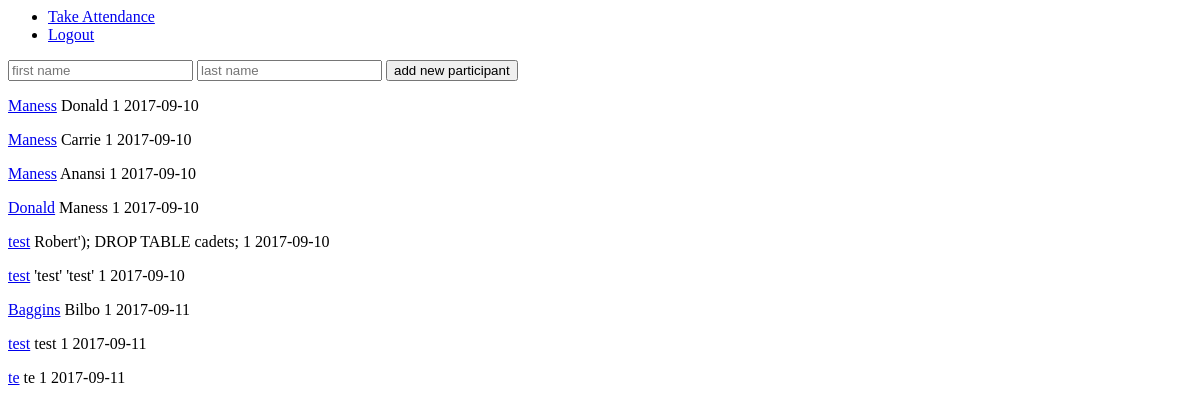
/add (signed in), run on an earlier commit of the app's database.
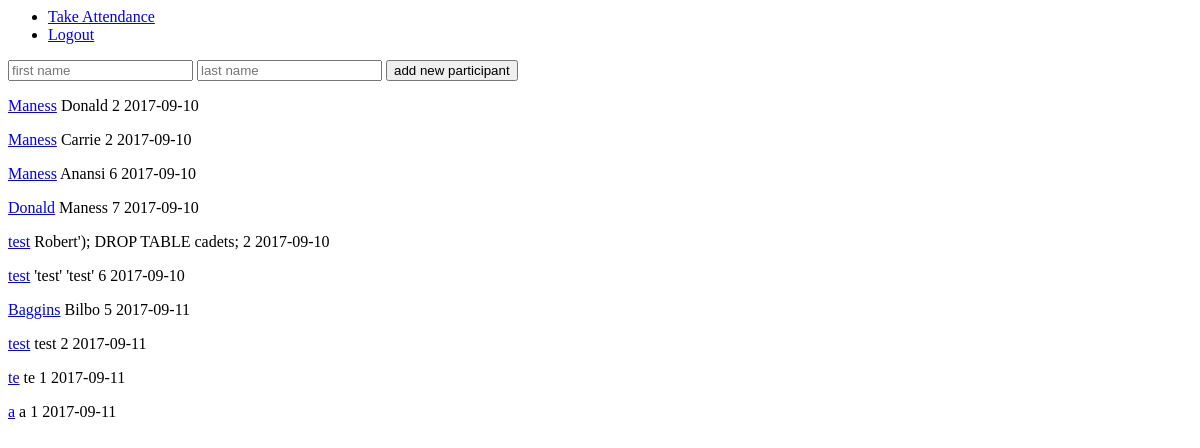
And on a later commit of the database.
### tables this page shows
CREATE TABLE cadets(id INTEGER NOT NULL PRIMARY KEY, last_name TEXT NOT NULL, first_name TEXT NOT NULL, attendance_current_rank INTEGER NOT NULL, attendance_total INTEGER NOT NULL, time INTEGER NOT NULL DEFAULT CURRENT_DATE, CONSTRAINT unq UNIQUE (last_name, first_name));

### application.py (the view)
@app.route("/add", methods=["GET", "POST"])
@login_required
def add():
    if request.method ==  "POST":
        first = request.form.get("first")
        last = request.form.get("last")
        if first == "" or last == "":
            msg = "please provide your first and last name"
            return error(msg)
        else:
            c.execute("SELECT first_name, last_name FROM cadets WHERE first_name=? AND last_name=?", (first, last))
            exists = c.fetchone()
            if exists == None:
                c.execute("INSERT INTO cadets (first_name, last_name, attendance_current_rank, attendance_total) VALUES (?, ?, 1, 1)", (first, last))
                conn.commit()
                return redirect("/add")
            else:
                msg = "this name already exists in the database"
                return error(msg)
    else:
        cadets = c.execute("SELECT * FROM cadets")
        return render_template("add.html", cadets = cadets)

### application.py (called while the page is built)
def login_required(f):
    @wraps(f)
    def decorated_function(*args, **kwargs):
        if session.get("user_id") is None:
            return redirect(url_for("login", next=request.url))
        return f(*args, **kwargs)
    return decorated_function

### templates/add.html (shortened to what this page needs)
{% extends "layout.html" %}
{% block main %}
    <form action="{{ url_for('add') }}" method="post">
        <input type="text" name="first" placeholder="first name"/>
        <input type="text" name="last" placeholder="last name"/>
        <button type="submit">add new participant</button>
    </form>
    <p>
    {% for cadet in cadets %}
        <p>
        <a href="/check_in/{{cadet.first_name}},{{cadet.last_name}}"/>{{ cadet.last_name }}</a>  {{ cadet.first_name }}  {{ cadet.attendance_current_rank }} {{ cadet.time }}
        </p>
    {% endfor %}
    </p>
{% endblock %}

What changed in the data, as far as the page shows it:
changed cadets (number 1 of 10 on the later page): attendance_current_rank "1" → "2"
changed cadets "Carrie": attendance_current_rank "1" → "2"
changed cadets "Anansi": attendance_current_rank "1" → "6"
changed cadets (number 4 of 10 on the later page): attendance_current_rank "1" → "7"
changed cadets "Robert'); DROP TABLE cadets;": attendance_current_rank "1" → "2"
changed cadets "'test' 'test'": attendance_current_rank "1" → "6"
changed cadets "Baggins": attendance_current_rank "1" → "5"
changed cadets (number 8 of 10 on the later page): attendance_current_rank "1" → "2"
added cadets: last_name "a", first_name "a", attendance_current_rank "1", time "2017-09-11"
